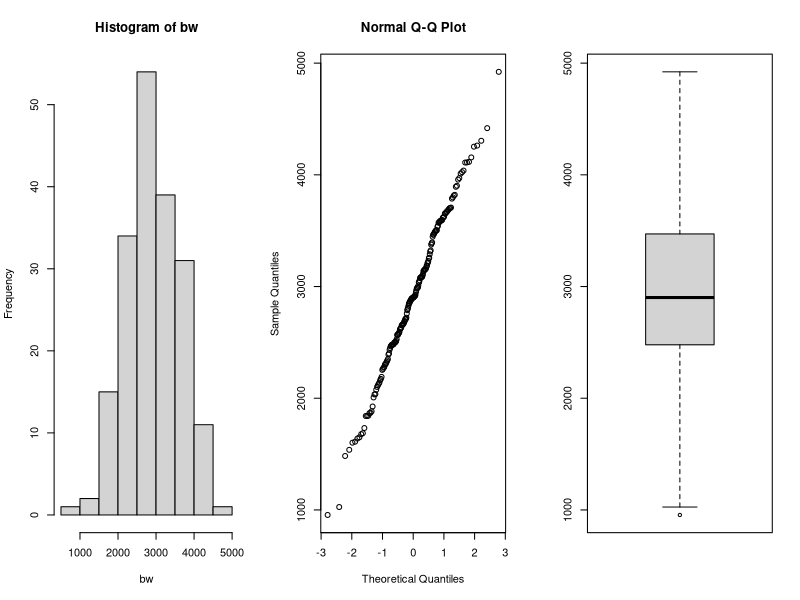
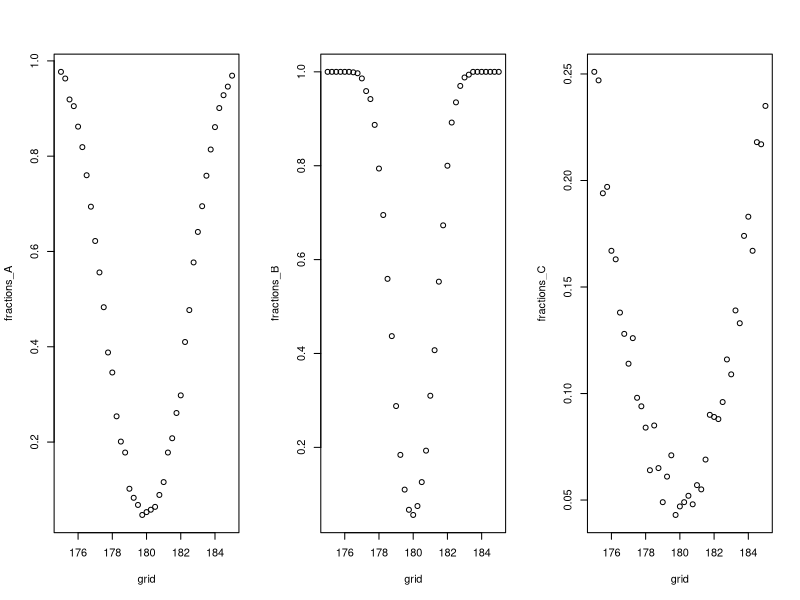
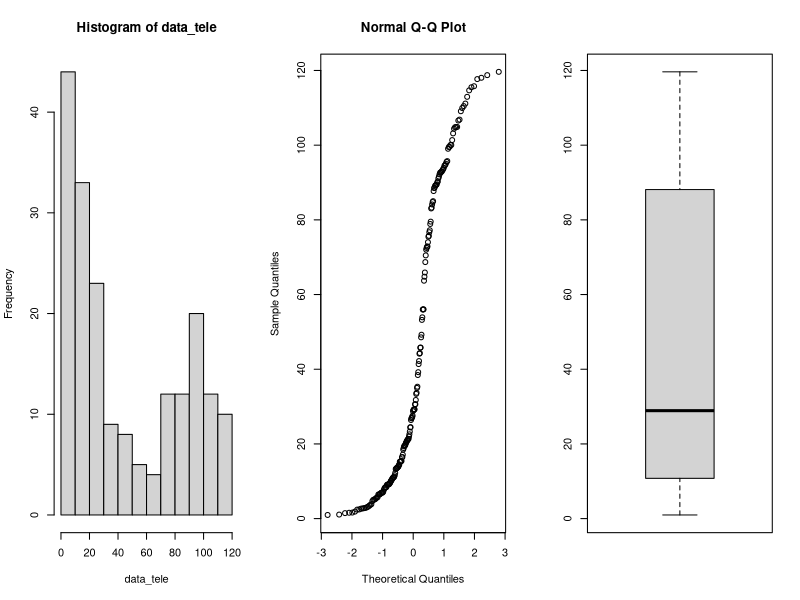
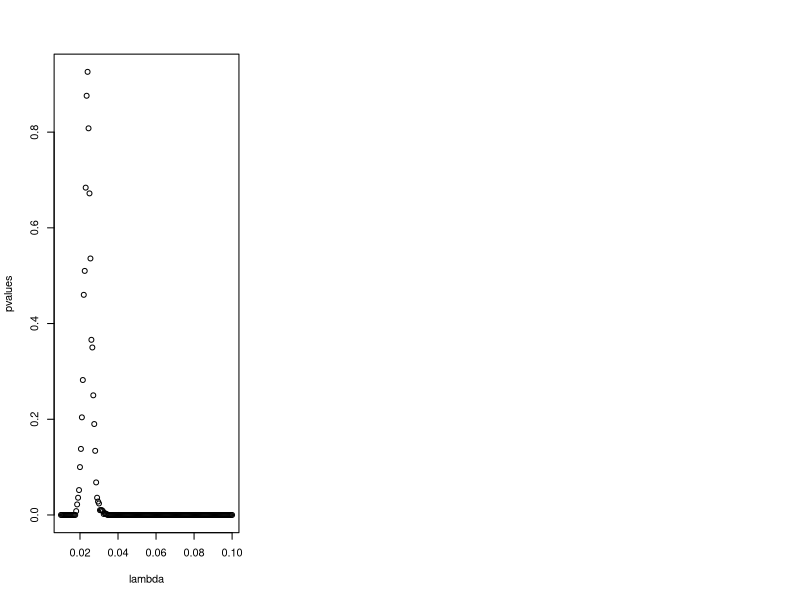
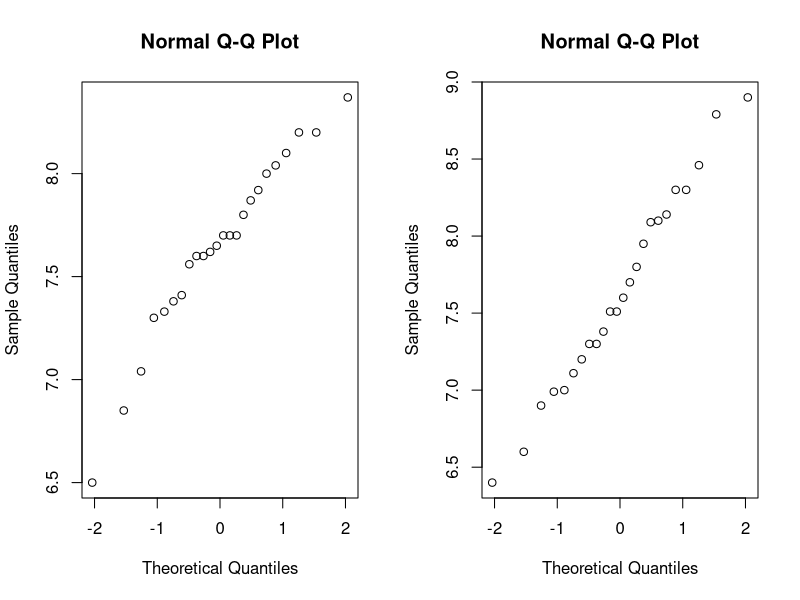
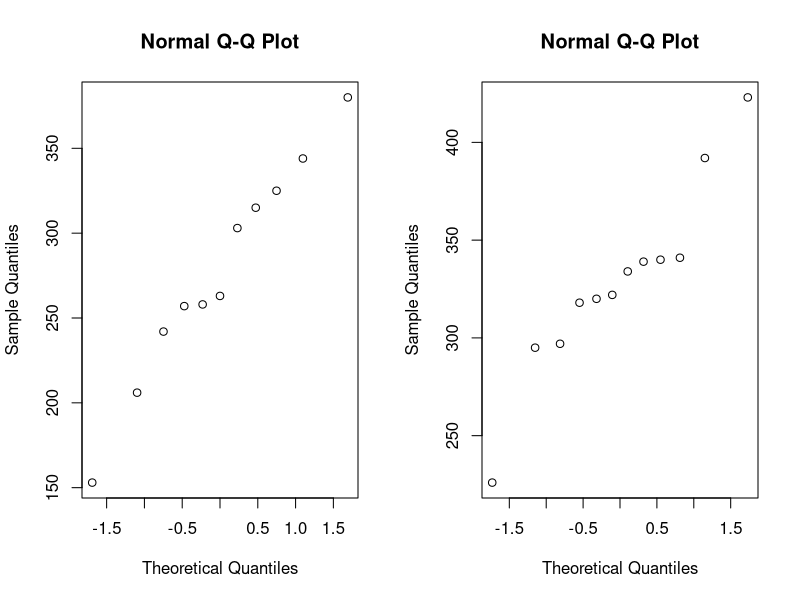
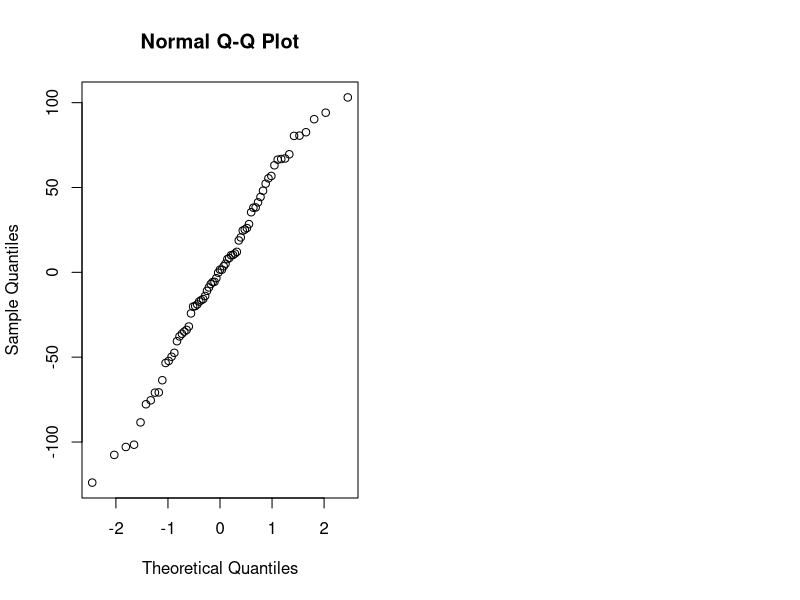

The R source for these figures, in order:
## ---- chunk 1
library(tidyverse)
library(rstudioapi)

knitr::opts_chunk$set(echo = TRUE)
setwd(dirname(getActiveDocumentContext()$path))
# round numbers to 3 digits
options(digits = 3)
## ---- chunk 2
par(mfrow=c(1,3))
data=read.table(file="data/birthweight.txt",header=TRUE)

bw = data$birthweight
hist(bw)
qqnorm(bw)
boxplot(bw)
# perform Shapiro-Wilk normality test
shapiro.test(bw)$p.value

## ---- chunk 3
m = mean(bw)
sd = sd(bw)
n = length(bw)
error = qnorm(0.95)*sd/sqrt(n)
ci = c(m-error, m+error)
paste0("mean: ", m)
paste0("90% confidence interval: (", ci[1], ",", ci[2], ")")
## ---- chunk 4
t.test(bw, mu=2800, alternative = "greater", conf.level = 0.95)
## ---- chunk 5
n <- m <- 30
mu <- 180
nu <- 175
sd <- 5
grid <- seq(175,185, by=0.25)

power_function<-function(grid,n,m,mu,sd) {
  B <- 1000
  p <- numeric(B)
  G <- length(grid)
  fractions <- numeric(G)
  for (grid_nu in 1:G){
    p <- numeric(B)
    for (b in 1:B){
      x <- rnorm(n,mu,sd)
      y <- rnorm(m,grid[grid_nu],sd)
      p[b] <- t.test(x,y, var.equal = TRUE)[[3]]
    }
    fractions[grid_nu] <- mean(p<0.05)
  }
  return(fractions)
}

fractions_A <- power_function(grid,n,m,mu,sd)

## ---- chunk 6
n <- m <- 100
mu <- 180
sd <- 5

fractions_B <- power_function(grid,n,m,mu,sd)
## ---- chunk 7
n <- m <- 30
mu <- 180
sd <- 15

fractions_C <- power_function(grid,n,m,mu,sd)
par(mfrow=c(1,3))
plot(grid,fractions_A)
plot(grid,fractions_B)
plot(grid,fractions_C)
## ---- chunk 8
data<-read.table(file="data/telephone.txt",header=TRUE)

# remove zeros
data <- data %>% filter(Bills > 0)

data_tele <- data$Bills
par(mfrow=c(1,3))
hist(data_tele)
qqnorm(data_tele)
boxplot(data_tele)

## ---- chunk 9
lambda <- seq(0.01, 0.1, 0.0005)
pvalues <- c()
t <- median(data_tele)
for (x in lambda){
  B <- 1000
  tstar <- numeric(B)
  n <- length(data_tele)
  
  for (i in 1:B){
    xstar <- rexp(n,x)
    tstar[i] <- median(xstar)
  }
  pl<-sum(tstar<t)/B
  pr<-sum(tstar>t)/B
  p<-2*min(pl,pr)
  pl;pr;p
  pvalues <- c(pvalues,p)
}
plot(lambda, pvalues)

best_p <- which(pvalues > 0.05)
lambda[best_p]
## ---- chunk 10
B <- 1000
T1 <- median(data_tele)
Tstar <- numeric(B)
for (i in 1:B){
  Xstar <- sample(data_tele,replace=TRUE)
  Tstar[i] <- median(Xstar)
}
Tstar25 <- quantile(Tstar,0.025)
Tstar975 <- quantile(Tstar, 0.975)

T1
c(2*T1-Tstar975, 2*T1-Tstar25)

## ---- chunk 11
max_index <- which.max(pvalues)

opt_Lambda <- lambda[max_index]

paste0("Optimal lambda value found: ", round(opt_Lambda, 4))

theoretical_median = log(2)/opt_Lambda
round(theoretical_median,3)
error = qnorm(0.975)*(theoretical_median/sqrt(length(data_tele)))
c(round(theoretical_median - error, 3), round(theoretical_median + error,3))
## ---- chunk 12
bill_bigeq40 <- sum(data_tele>=40)
bill_smal40 <- sum(data_tele<40)

binom.test(bill_bigeq40, length(data_tele),p=0.5)
binom.test(bill_smal40, length(data_tele),p=0.5)

bill_less10 <- sum(data_tele < 10)
bill_less10/length(data_tele)
## ---- chunk 13
data <- read.table(file="data/run.txt",header=TRUE)
cor.test(data$before, data$after)$p.value
## disgnostics
par(mfrow=c(1,2)); qqnorm(data$before); qqnorm(data$after)
## ---- chunk 14
# calculate differences
data <- data %>% 
  mutate(diff = before - after)
# filter for lemo and perdorm paired t-test
lemo <- data %>% 
  filter(drink == "lemo")
paste0("p-value for soft drink: ", 
       round(t.test(lemo$before, lemo$after, paired = TRUE)$p.value, 4))
# filter for energy and perform paired t-test
energy <- data %>% 
  filter(drink == "energy")
paste0("p-value for energy drink: ", 
       round(t.test(energy$before, energy$after, paired = TRUE)$p.value, 4))
## ---- chunk 15
# perform t-test
t.test(lemo$diff, energy$diff)$p.value
## ---- chunk 16
# filter for meatmeal
meatmeal <- chickwts %>% 
  filter(feed == "meatmeal") %>% 
  select(weight)
# filter for sunflower
sunflower <- chickwts %>% 
  filter(feed == "sunflower") %>% 
  select(weight)
# check for data normality
par(mfrow=c(1,2))
qqnorm(meatmeal$weight)
qqnorm(sunflower$weight)
# perform t-test, the data is not paired
paste0("t-test p-value: ", 
       round(t.test(meatmeal, sunflower)$p.value, 4))
# Mann-Whitney test
paste0("Mann-Whitney test p-value: ", 
       round(wilcox.test(meatmeal$weight, sunflower$weight)$p.value, 4))
# Kolmogorov-Smirnov test
paste0("Kolmogorov-Smirnov test: ", 
       round(ks.test(meatmeal$weight, sunflower$weight)$p.value, 4))
## ---- chunk 17
chickaov <- lm(weight~feed, data = chickwts)
# performing one-way ANOVA
anova(chickaov)
## ---- chunk 18
#extracting more information
table <- data.frame(summary(chickaov)$coefficients) 
table %>% 
  rename("p-value" = `Pr...t..`) %>% 
  add_rownames("Type") %>% 
  mutate(Type = case_when(
    Type == "(Intercept)" ~ "feedcasein",
    TRUE ~ Type
  ), Estimate = case_when(
    Type != "feedcasein" ~ as.numeric(table$Estimate[1]) + Estimate,
    TRUE ~ Estimate
  )) %>%  mutate_if(is.numeric, funs(as.character(signif(., 3)))) %>%
    knitr::kable(.)
## ---- chunk 19
# check for normality
qqnorm(chickaov$residuals)
## ---- chunk 20
kruskal.test(weight~feed, data = chickwts)$p.value
